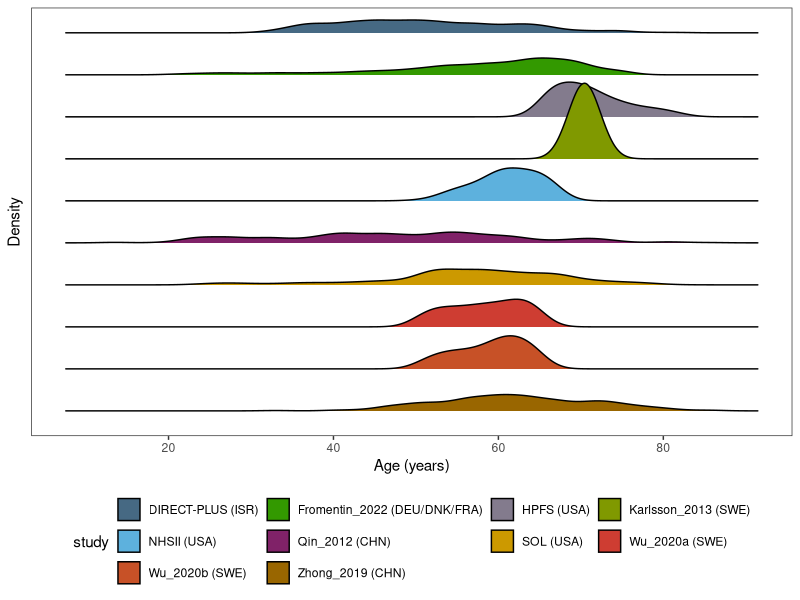

Write the R code that produced this figure.
## ---- chunk 1
knitr::opts_chunk$set(
  collapse = T, echo=T, comment="#>", message=F, warning=F,
	fig.align="center", fig.width=5, fig.height=3, dpi=150)
## ---- chunk 2
# 基于CRAN安装R包，检测没有则安装
p_list = c("ggplot2", "ggridges")
for(p in p_list){if (!requireNamespace(p)){install.packages(p)}
    library(p, character.only = TRUE, quietly = TRUE, warn.conflicts = FALSE)}

# 加载R包 Load the package
suppressWarnings(suppressMessages(library(ggplot2)))
suppressWarnings(suppressMessages(library(ggridges)))
## ---- chunk 3
# 读取CSV文件(read csv file)
# 数据来自于Nature Medicine论文
data <- read.csv("data/data01.csv", header = TRUE, sep = ",") 

# 创建颜色映射(creat color)
studycol <- c("#466983", "#339900", "#837B8D", 
              "#809900", "#5DB1DD", "#802268",
              "#CC9900", "#CE3D32","#C75127", "#996600")
study_names <- c("DIRECT-PLUS (ISR)", "Fromentin_2022 (DEU/DNK/FRA)", "HPFS (USA)", 
                 "Karlsson_2013 (SWE)", "NHSII (USA)", "Qin_2012 (CHN)",
                 "SOL (USA)", "Wu_2020a (SWE)", "Wu_2020b (SWE)", "Zhong_2019 (CHN)")
names(studycol) <- study_names

# 将Study列转换为因子，并指定顺序
# Convert the Study column to a factor and specify the order
data$study <- factor(data$study, levels = study_names)

# 按照指定顺序排列数据
# Sort the data in the specified order
# data <- data[order(data$study, decreasing = FALSE), ]

# 创建图形，按照指定顺序绘制, 图例在右侧
# Create graphics and draw them in the specified order, legend on the right
p <- ggplot(data, aes(x = age, y = study, fill = study)) +
  geom_density_ridges(order = order(data$study, decreasing = FALSE)) +
  scale_fill_manual(values = studycol) +
  theme_minimal()

# 将图例放在下方(Place legend below)
# 将Study列转换为因子，并指定顺序
# Create graphics and draw them in the specified order
data$study <- factor(data$study, levels = rev(study_names))  # 将顺序反转(Reverse the order)

# 创建图形，按照指定顺序绘制
# Create graphics and draw them in the specified order
p1 <- ggplot(data, aes(x = age, y = study, fill = study)) +
  geom_density_ridges() +
  scale_fill_manual(values = studycol, guide = guide_legend(reverse = TRUE)) +
  theme_bw()+
  scale_x_continuous(breaks = seq(0,100, by=20))+
  labs(x="Age (years)", y="Density")+
  theme(legend.position = "bottom",
        panel.grid = element_blank(),
        axis.text.y = element_blank(),
        axis.ticks.y = element_blank(),
        element_text(family = "sans"))+
  guides(fill = guide_legend(nrow = 3, byrow = TRUE, reverse = TRUE))  # 将图例分成三行显示
ggsave(paste("results/Kernal_density_plot01",".pdf", sep=""), p1, width=55 * 1.5, height=70 * 1.5, unit='mm')
